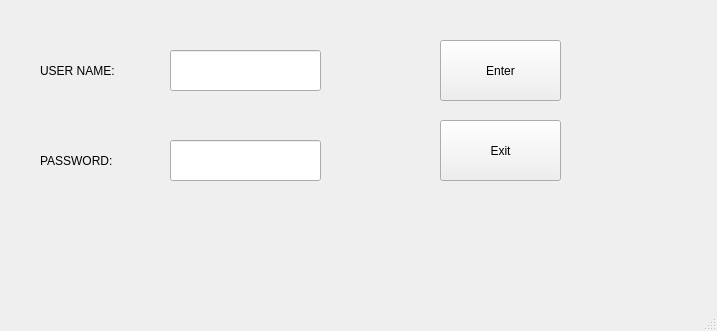
<?xml version="1.0" encoding="UTF-8"?>
<ui version="4.0">
 <class>employeemainwindow</class>
 <widget class="QMainWindow" name="employeemainwindow">
  <property name="geometry">
   <rect>
    <x>0</x>
    <y>0</y>
    <width>717</width>
    <height>331</height>
   </rect>
  </property>
  <property name="windowTitle">
   <string>MainWindow</string>
  </property>
  <widget class="QWidget" name="centralwidget">
   <widget class="QPushButton" name="pushButton">
    <property name="geometry">
     <rect>
      <x>440</x>
      <y>40</y>
      <width>121</width>
      <height>61</height>
     </rect>
    </property>
    <property name="text">
     <string>Enter</string>
    </property>
   </widget>
   <widget class="QPushButton" name="pushButton_2">
    <property name="geometry">
     <rect>
      <x>440</x>
      <y>120</y>
      <width>121</width>
      <height>61</height>
     </rect>
    </property>
    <property name="text">
     <string>Exit</string>
    </property>
   </widget>
   <widget class="QLineEdit" name="lineEdit">
    <property name="geometry">
     <rect>
      <x>170</x>
      <y>50</y>
      <width>151</width>
      <height>41</height>
     </rect>
    </property>
   </widget>
   <widget class="QLineEdit" name="lineEdit_2">
    <property name="geometry">
     <rect>
      <x>170</x>
      <y>140</y>
      <width>151</width>
      <height>41</height>
     </rect>
    </property>
   </widget>
   <widget class="QLabel" name="label">
    <property name="geometry">
     <rect>
      <x>40</x>
      <y>60</y>
      <width>101</width>
      <height>21</height>
     </rect>
    </property>
    <property name="text">
     <string>USER NAME:</string>
    </property>
   </widget>
   <widget class="QLabel" name="label_2">
    <property name="geometry">
     <rect>
      <x>40</x>
      <y>150</y>
      <width>101</width>
      <height>21</height>
     </rect>
    </property>
    <property name="text">
     <string>PASSWORD:</string>
    </property>
   </widget>
  </widget>
  <widget class="QMenuBar" name="menubar">
   <property name="geometry">
    <rect>
     <x>0</x>
     <y>0</y>
     <width>717</width>
     <height>26</height>
    </rect>
   </property>
  </widget>
  <widget class="QStatusBar" name="statusbar"/>
 </widget>
 <resources/>
 <connections/>
</ui>
